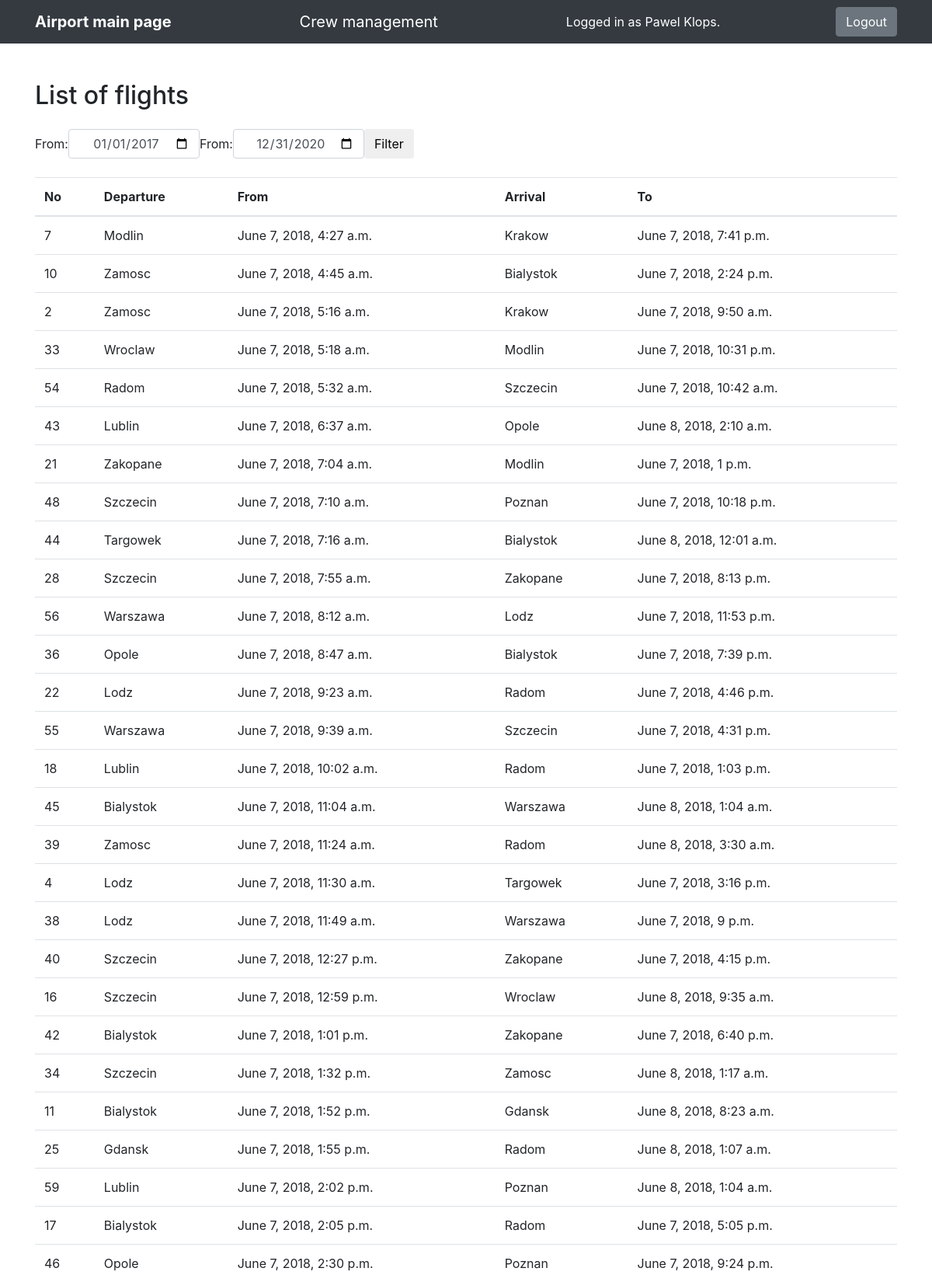
/airport/ (signed in, upper part), run on the app's committed database.
### airport/models.py (models this page shows, shortened)
class User(AbstractUser):
    first_name = models.CharField(max_length=20)
    last_name = models.CharField(max_length=20)

class Flight(models.Model):
    airplane = models.ForeignKey(Airplane, on_delete=models.CASCADE)
    crew = models.ForeignKey(Crew, on_delete=models.CASCADE, blank=True, null=True, default=None)
    source = models.CharField(max_length=20)
    destination = models.CharField(max_length=20)
    departure_time = models.DateTimeField()
    arrival_time = models.DateTimeField()

### airport/views.py (the view, shortened to what this page needs)
# urls.py: path('', views.mainpage, name='mainpage'),
def mainpage(request):
    if 'searchfrom' not in request.GET:
        flights = Flight.objects.all()
        context = {'flights_list': flights.order_by('departure_time')}
    return render(request, 'airport/mainpage.html', context)

### airport/templates/airport/mainpage.html (shortened to what this page needs)
{% extends 'airport/base.html' %}
{% block content %}
    <h2 class="mt-5">List of flights</h2>
    <form class="form-inline mt-4 my-4" method="GET" action="{% url 'airport:mainpage' %}">
        <div class="form-group">
            <label for="searchfrom">From:</label>
            <input type="date" id="searchfrom" name="searchfrom" class="form-control text-center"
                   value={% if 'searchfrom' in request.build_absolute_uri %}"{{ searchfrom }}"/>{% else %}
                       "2017-01-01"/>{% endif %}
        </div>
        <div class="form-group">
            <label for="searchto">From:</label>
            <input type="date" id="searchto" name="searchto" class="form-control text-center"
                   value={% if 'searchto' in request.build_absolute_uri %}"{{ searchto }}"{% else %}
                       "2020-12-31"{% endif %}/>
        </div>
        <button type="submit" class="btn btn-default">Filter</button>
    </form>
    {% if flights_list %}
        <table class="table table-hover">
            <thead>
            <tr>
                <th scope="col">No</th>
                <th scope="col">Departure</th>
                <th scope="col">From</th>
                <th scope="col">Arrival</th>
                <th scope="col">To</th>
            </tr>
            </thead>
            <tbody>
            {% for flight in flights_list %}
                <tr class='clickable-row' data-href="{% url 'airport:flight_details' flight.pk %}">
                    <td>{{ flight.pk }}</td>
                    <td>{{ flight.source }}</td>
                    <td>{{ flight.departure_time }}</td>
                    <td>{{ flight.destination }}</td>
                    <td>{{ flight.arrival_time }}</td>
                </tr>
            {% endfor %}
            </tbody>
        </table>
    {% else %}
        <p>No flights are available.</p>
    {% endif %}
{% endblock %}

### airport/templates/airport/base.html (shortened to what this page needs)
<!DOCTYPE html>
{% load static %}
<html lang="en">
<head>
    <link rel="stylesheet" href="https://stackpath.bootstrapcdn.com/bootstrap/4.1.0/css/bootstrap.min.css">
    <link href="{% static 'airport/style.css' %}" rel="stylesheet">
</head>
<body>
<header>
    <nav class="navbar navbar-expand-lg navbar-dark bg-dark fixed-top">
        <div class="container">
            <a id="id_main_page_button" class="navbar-brand" href="{% url 'airport:mainpage' %}"><strong>Airport main page</strong></a>
            <a id="id_crew_management_button" class="navbar-brand" href="{% static 'airport/crewManagement.html' %}">Crew management</a>
            {% if request.user.is_authenticated %}
                <span class="text-white">
                Logged in as {{ request.user.first_name }} {{ request.user.last_name }}.
            </span>
                <a class="btn btn-secondary" href="{% url 'airport:logout_view' %}">
                    Logout
                </a>
            {% else %}
                <button id="id_login_button" type="button" class="btn btn-primary" data-toggle="modal" data-target="#login-modal">
                    Sign in/Sign up
                </button>
            {% endif %}
        </div>
    </nav>
</header>
<main>
    <div class="container">
        {% block content %}
        {% endblock %}
    </div>
</main>
</body>
</html>

### airport/static/airport/style.css (style rules this page uses)
body { padding-top: 54px; }
@media (min-width: 992px) { body { padding-top: 56px; } }
html { position: relative; min-height: 100%; }
body { margin-bottom: 60px; }

### data on the page
User: user.first_name "Pawel", user.last_name "Klops"
Flight: pk "7", source "Modlin", departure_time "June 7, 2018, 4:27 a.m.", destination "Krakow", arrival_time "June 7, 2018, 7:41 p.m."
Flight: pk "10", source "Zamosc", departure_time "June 7, 2018, 4:45 a.m.", destination "Bialystok", arrival_time "June 7, 2018, 2:24 p.m."
Flight: pk "2", source "Zamosc", departure_time "June 7, 2018, 5:16 a.m.", destination "Krakow", arrival_time "June 7, 2018, 9:50 a.m."
Flight: pk "33", source "Wroclaw", departure_time "June 7, 2018, 5:18 a.m.", destination "Modlin", arrival_time "June 7, 2018, 10:31 p.m."
Flight: pk "54", source "Radom", departure_time "June 7, 2018, 5:32 a.m.", destination "Szczecin", arrival_time "June 7, 2018, 10:42 a.m."
Flight: pk "43", source "Lublin", departure_time "June 7, 2018, 6:37 a.m.", destination "Opole", arrival_time "June 8, 2018, 2:10 a.m."
Flight: pk "21", source "Zakopane", departure_time "June 7, 2018, 7:04 a.m.", destination "Modlin", arrival_time "June 7, 2018, 1 p.m."
Flight: pk "48", source "Szczecin", departure_time "June 7, 2018, 7:10 a.m.", destination "Poznan", arrival_time "June 7, 2018, 10:18 p.m."
Flight: pk "44", source "Targowek", departure_time "June 7, 2018, 7:16 a.m.", destination "Bialystok", arrival_time "June 8, 2018, 12:01 a.m."
Flight: pk "28", source "Szczecin", departure_time "June 7, 2018, 7:55 a.m.", destination "Zakopane", arrival_time "June 7, 2018, 8:13 p.m."
Flight: pk "56", source "Warszawa", departure_time "June 7, 2018, 8:12 a.m.", destination "Lodz", arrival_time "June 7, 2018, 11:53 p.m."
Flight: pk "36", source "Opole", departure_time "June 7, 2018, 8:47 a.m.", destination "Bialystok", arrival_time "June 7, 2018, 7:39 p.m."
Flight: pk "22", source "Lodz", departure_time "June 7, 2018, 9:23 a.m.", destination "Radom", arrival_time "June 7, 2018, 4:46 p.m."
Flight: pk "55", source "Warszawa", departure_time "June 7, 2018, 9:39 a.m.", destination "Szczecin", arrival_time "June 7, 2018, 4:31 p.m."
Flight: pk "18", source "Lublin", departure_time "June 7, 2018, 10:02 a.m.", destination "Radom", arrival_time "June 7, 2018, 1:03 p.m."
Flight: pk "45", source "Bialystok", departure_time "June 7, 2018, 11:04 a.m.", destination "Warszawa", arrival_time "June 8, 2018, 1:04 a.m."
Flight: pk "39", source "Zamosc", departure_time "June 7, 2018, 11:24 a.m.", destination "Radom", arrival_time "June 8, 2018, 3:30 a.m."
Flight: pk "4", source "Lodz", departure_time "June 7, 2018, 11:30 a.m.", destination "Targowek", arrival_time "June 7, 2018, 3:16 p.m."
Flight: pk "38", source "Lodz", departure_time "June 7, 2018, 11:49 a.m.", destination "Warszawa", arrival_time "June 7, 2018, 9 p.m."
Flight: pk "40", source "Szczecin", departure_time "June 7, 2018, 12:27 p.m.", destination "Zakopane", arrival_time "June 7, 2018, 4:15 p.m."
Flight: pk "16", source "Szczecin", departure_time "June 7, 2018, 12:59 p.m.", destination "Wroclaw", arrival_time "June 8, 2018, 9:35 a.m."
Flight: pk "42", source "Bialystok", departure_time "June 7, 2018, 1:01 p.m.", destination "Zakopane", arrival_time "June 7, 2018, 6:40 p.m."
Flight: pk "34", source "Szczecin", departure_time "June 7, 2018, 1:32 p.m.", destination "Zamosc", arrival_time "June 8, 2018, 1:17 a.m."
Flight: pk "11", source "Bialystok", departure_time "June 7, 2018, 1:52 p.m.", destination "Gdansk", arrival_time "June 8, 2018, 8:23 a.m."
Flight: pk "25", source "Gdansk", departure_time "June 7, 2018, 1:55 p.m.", destination "Radom", arrival_time "June 8, 2018, 1:07 a.m."
Flight: pk "59", source "Lublin", departure_time "June 7, 2018, 2:02 p.m.", destination "Poznan", arrival_time "June 8, 2018, 1:04 a.m."
Flight: pk "17", source "Bialystok", departure_time "June 7, 2018, 2:05 p.m.", destination "Radom", arrival_time "June 7, 2018, 5:05 p.m."
Flight: pk "46", source "Opole", departure_time "June 7, 2018, 2:30 p.m.", destination "Poznan", arrival_time "June 7, 2018, 9:24 p.m."
